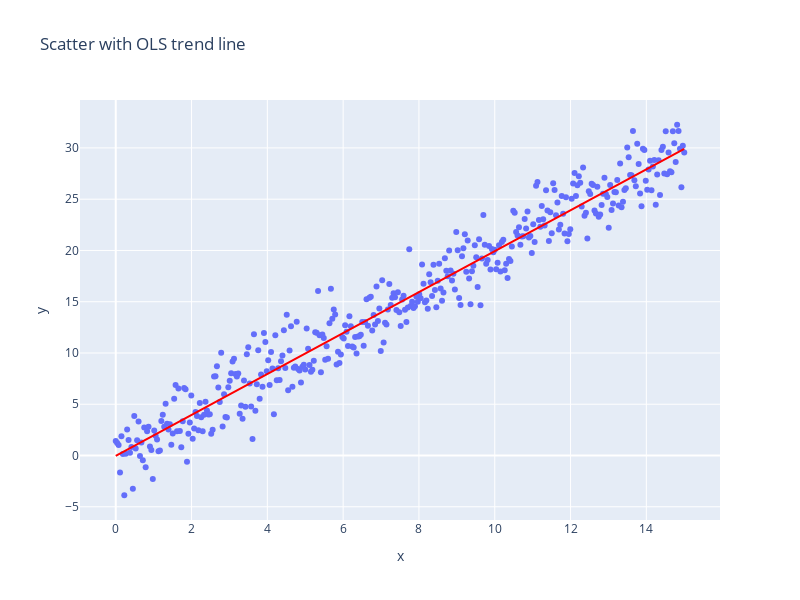

The code cell stored with this chart in its notebook:
### Code cell
fig = px.scatter(df, x='x', y ='y', 
                 trendline_color_override="red",
                 trendline="ols", 
                 height=600, width=800,
                 title='Scatter with OLS trend line')
fig.show()

### Figure 1 — Plotly figure (JSON) as saved in the notebook; plotly's stock layout.template omitted (floating-point values rounded to 4 significant figures; data arrays with more than 128 entries replaced by an {"elided": "..."} marker saying what was removed)
{"data": [{"hovertemplate": "x=%{x}<br>y=%{y}<extra></extra>", "legendgroup": "", "marker": {"color": "#636efa", "symbol": "circle"}, "mode": "markers", "name": "", "orientation": "v", "showlegend": false, "type": "scatter", "x": {"elided": "400 float values"}, "xaxis": "x", "y": {"elided": "400 float values"}, "yaxis": "y"}, {"hovertemplate": "<b>OLS trendline</b><br>y = 1.99675 * x + -0.0351356<br>R<sup>2</sup>=0.951284<br><br>x=%{x}<br>y=%{y} <b>(trend)</b><extra></extra>", "legendgroup": "", "line": {"color": "red"}, "marker": {"color": "#636efa", "symbol": "circle"}, "mode": "lines", "name": "", "showlegend": false, "type": "scatter", "x": {"elided": "400 float values"}, "xaxis": "x", "y": {"elided": "400 float values"}, "yaxis": "y"}], "layout": {"height": 600, "legend": {"tracegroupgap": 0}, "title": {"text": "Scatter with OLS trend line"}, "width": 800, "xaxis": {"anchor": "y", "domain": [0, 1], "title": {"text": "x"}}, "yaxis": {"anchor": "x", "domain": [0, 1], "title": {"text": "y"}}}}
